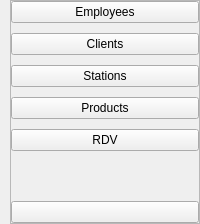
            <widget class="QWidget" name="leftmenu" native="true">
             <property name="minimumSize">
              <size>
               <width>180</width>
               <height>0</height>
              </size>
             </property>
             <layout class="QVBoxLayout" name="verticalLayout_3">
              <property name="spacing">
               <number>0</number>
              </property>
              <property name="leftMargin">
               <number>0</number>
              </property>
              <property name="topMargin">
               <number>0</number>
              </property>
              <property name="rightMargin">
               <number>0</number>
              </property>
              <property name="bottomMargin">
               <number>0</number>
              </property>
              <item>
               <widget class="QWidget" name="widget" native="true">
                <layout class="QVBoxLayout" name="verticalLayout_4">
                 <property name="spacing">
                  <number>0</number>
                 </property>
                 <property name="leftMargin">
                  <number>10</number>
                 </property>
                 <property name="topMargin">
                  <number>0</number>
                 </property>
                 <property name="rightMargin">
                  <number>0</number>
                 </property>
                 <property name="bottomMargin">
                  <number>0</number>
                 </property>
                 <item>
                  <widget class="QFrame" name="frame_3">
                   <property name="frameShape">
                    <enum>QFrame::StyledPanel</enum>
                   </property>
                   <property name="frameShadow">
                    <enum>QFrame::Raised</enum>
                   </property>
                   <layout class="QVBoxLayout" name="verticalLayout_5">
                    <property name="spacing">
                     <number>10</number>
                    </property>
                    <property name="leftMargin">
                     <number>0</number>
                    </property>
                    <property name="topMargin">
                     <number>0</number>
                    </property>
                    <property name="rightMargin">
                     <number>0</number>
                    </property>
                    <property name="bottomMargin">
                     <number>0</number>
                    </property>
                    <item>
                     <widget class="QPushButton" name="employees">
                      <property name="cursor">
                       <cursorShape>PointingHandCursor</cursorShape>
                      </property>
                      <property name="text">
                       <string>Employees</string>
                      </property>
                      <property name="icon">
                       <iconset resource="resource.qrc">
                        <normaloff>:/img/img/employe.png</normaloff>:/img/img/employe.png</iconset>
                      </property>
                      <property name="iconSize">
                       <size>
                        <width>40</width>
                        <height>40</height>
                       </size>
                      </property>
                     </widget>
                    </item>
                    <item>
                     <widget class="QPushButton" name="clients">
                      <property name="cursor">
                       <cursorShape>PointingHandCursor</cursorShape>
                      </property>
                      <property name="text">
                       <string>Clients</string>
                      </property>
                      <property name="icon">
                       <iconset resource="resource.qrc">
                        <normaloff>:/img/img/client.png</normaloff>:/img/img/client.png</iconset>
                      </property>
                      <property name="iconSize">
                       <size>
                        <width>40</width>
                        <height>40</height>
                       </size>
                      </property>
                     </widget>
                    </item>
                    <item>
                     <widget class="QPushButton" name="stations">
                      <property name="cursor">
                       <cursorShape>PointingHandCursor</cursorShape>
                      </property>
                      <property name="text">
                       <string>Stations</string>
                      </property>
                      <property name="icon">
                       <iconset resource="resource.qrc">
                        <normaloff>:/img/img/station.png</normaloff>:/img/img/station.png</iconset>
                      </property>
                      <property name="iconSize">
                       <size>
                        <width>40</width>
                        <height>40</height>
                       </size>
                      </property>
                     </widget>
                    </item>
                    <item>
                     <widget class="QPushButton" name="products">
                      <property name="cursor">
                       <cursorShape>PointingHandCursor</cursorShape>
                      </property>
                      <property name="text">
                       <string>Products</string>
                      </property>
                      <property name="icon">
                       <iconset resource="resource.qrc">
                        <normaloff>:/img/img/produit.png</normaloff>:/img/img/produit.png</iconset>
                      </property>
                      <property name="iconSize">
                       <size>
                        <width>40</width>
                        <height>40</height>
                       </size>
                      </property>
                     </widget>
                    </item>
                    <item>
                     <widget class="QPushButton" name="rdv">
                      <property name="cursor">
                       <cursorShape>PointingHandCursor</cursorShape>
                      </property>
                      <property name="text">
                       <string>RDV</string>
                      </property>
                      <property name="icon">
                       <iconset resource="resource.qrc">
                        <normaloff>:/img/img/renduvu.png</normaloff>:/img/img/renduvu.png</iconset>
                      </property>
                      <property name="iconSize">
                       <size>
                        <width>40</width>
                        <height>40</height>
                       </size>
                      </property>
                     </widget>
                    </item>
                    <item>
                     <spacer name="verticalSpacer">
                      <property name="orientation">
                       <enum>Qt::Vertical</enum>
                      </property>
                      <property name="sizeHint" stdset="0">
                       <size>
                        <width>20</width>
                        <height>40</height>
                       </size>
                      </property>
                     </spacer>
                    </item>
                    <item>
                     <widget class="QPushButton" name="logout">
                      <property name="text">
                       <string/>
                      </property>
                      <property name="icon">
                       <iconset resource="resource.qrc">
                        <normaloff>:/img/img/logout.png</normaloff>:/img/img/logout.png</iconset>
                      </property>
                      <property name="iconSize">
                       <size>
                        <width>50</width>
                        <height>50</height>
                       </size>
                      </property>
                     </widget>
                    </item>
                   </layout>
                  </widget>
                 </item>
                </layout>
               </widget>
              </item>
             </layout>
            </widget>
